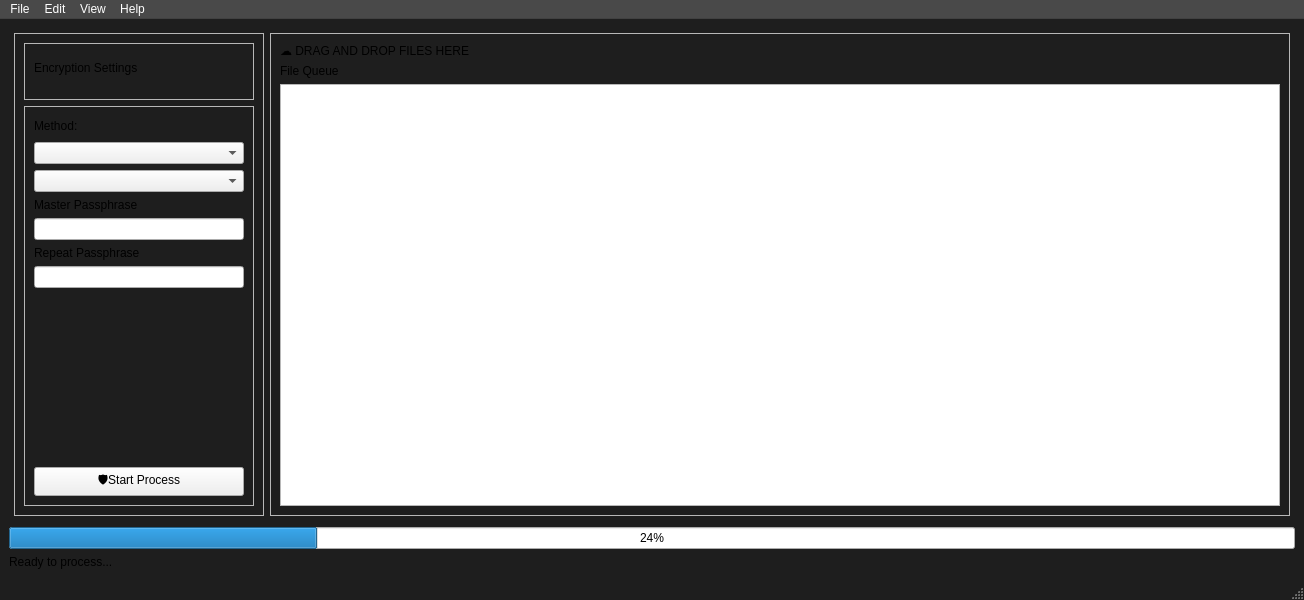
<?xml version="1.0" encoding="UTF-8"?>
<ui version="4.0">
 <class>MainWindow</class>
 <widget class="QMainWindow" name="MainWindow">
  <property name="geometry">
   <rect>
    <x>0</x>
    <y>0</y>
    <width>800</width>
    <height>600</height>
   </rect>
  </property>
  <property name="windowTitle">
   <string>MainWindow</string>
  </property>
  <property name="styleSheet">
   <string notr="true">/* The Main Background */
QMainWindow { background-color: #1e1e1e; }

/* The Sidebar */
#sidebarFrame {
    background-color: #252525;
    border-right: 1px solid #333;
}

/* The Glowing Start Button */
QPushButton#btnStart {
    background-color: #3498db;
    color: white;
    border-radius: 5px;
    font-weight: bold;
    padding: 10px;
}
QPushButton#btnStart:hover {
    background-color: #2980b9;
}

/* The File List */
QListWidget {
    background-color: #2d2d2d;
    border: 1px solid #3d3d3d;
    color: #e0e0e0;
}</string>
  </property>
  <widget class="QWidget" name="centralwidget">
   <property name="palette">
    <palette>
     <active>
      <colorrole role="WindowText">
       <brush brushstyle="SolidPattern">
        <color alpha="255">
         <red>255</red>
         <green>255</green>
         <blue>255</blue>
        </color>
       </brush>
      </colorrole>
      <colorrole role="Button">
       <brush brushstyle="SolidPattern">
        <color alpha="255">
         <red>30</red>
         <green>30</green>
         <blue>30</blue>
        </color>
       </brush>
      </colorrole>
      <colorrole role="Light">
       <brush brushstyle="SolidPattern">
        <color alpha="255">
         <red>45</red>
         <green>45</green>
         <blue>45</blue>
        </color>
       </brush>
      </colorrole>
      <colorrole role="Midlight">
       <brush brushstyle="SolidPattern">
        <color alpha="255">
         <red>37</red>
         <green>37</green>
         <blue>37</blue>
        </color>
       </brush>
      </colorrole>
      <colorrole role="Dark">
       <brush brushstyle="SolidPattern">
        <color alpha="255">
         <red>15</red>
         <green>15</green>
         <blue>15</blue>
        </color>
       </brush>
      </colorrole>
      <colorrole role="Mid">
       <brush brushstyle="SolidPattern">
        <color alpha="255">
         <red>20</red>
         <green>20</green>
         <blue>20</blue>
        </color>
       </brush>
      </colorrole>
      <colorrole role="Text">
       <brush brushstyle="SolidPattern">
        <color alpha="255">
         <red>255</red>
         <green>255</green>
         <blue>255</blue>
        </color>
       </brush>
      </colorrole>
      <colorrole role="BrightText">
       <brush brushstyle="SolidPattern">
        <color alpha="255">
         <red>255</red>
         <green>255</green>
         <blue>255</blue>
        </color>
       </brush>
      </colorrole>
      <colorrole role="ButtonText">
       <brush brushstyle="SolidPattern">
        <color alpha="255">
         <red>255</red>
         <green>255</green>
         <blue>255</blue>
        </color>
       </brush>
      </colorrole>
      <colorrole role="Base">
       <brush brushstyle="SolidPattern">
        <color alpha="255">
         <red>0</red>
         <green>0</green>
         <blue>0</blue>
        </color>
       </brush>
      </colorrole>
      <colorrole role="Window">
       <brush brushstyle="SolidPattern">
        <color alpha="255">
         <red>30</red>
         <green>30</green>
         <blue>30</blue>
        </color>
       </brush>
      </colorrole>
      <colorrole role="Shadow">
       <brush brushstyle="SolidPattern">
        <color alpha="255">
         <red>0</red>
         <green>0</green>
         <blue>0</blue>
        </color>
       </brush>
      </colorrole>
      <colorrole role="AlternateBase">
       <brush brushstyle="SolidPattern">
        <color alpha="255">
         <red>15</red>
         <green>15</green>
         <blue>15</blue>
        </color>
       </brush>
      </colorrole>
      <colorrole role="ToolTipBase">
       <brush brushstyle="SolidPattern">
        <color alpha="255">
         <red>255</red>
         <green>255</green>
         <blue>220</blue>
        </color>
       </brush>
      </colorrole>
      <colorrole role="ToolTipText">
       <brush brushstyle="SolidPattern">
        <color alpha="255">
         <red>0</red>
         <green>0</green>
         <blue>0</blue>
        </color>
       </brush>
      </colorrole>
      <colorrole role="PlaceholderText">
       <brush brushstyle="SolidPattern">
        <color alpha="127">
         <red>255</red>
         <green>255</green>
         <blue>255</blue>
        </color>
       </brush>
      </colorrole>
      <colorrole role="Accent">
       <brush brushstyle="SolidPattern">
        <color alpha="255">
         <red>0</red>
         <green>0</green>
         <blue>0</blue>
        </color>
       </brush>
      </colorrole>
     </active>
     <inactive>
      <colorrole role="WindowText">
       <brush brushstyle="SolidPattern">
        <color alpha="255">
         <red>255</red>
         <green>255</green>
         <blue>255</blue>
        </color>
       </brush>
      </colorrole>
      <colorrole role="Button">
       <brush brushstyle="SolidPattern">
        <color alpha="255">
         <red>30</red>
         <green>30</green>
         <blue>30</blue>
        </color>
       </brush>
      </colorrole>
      <colorrole role="Light">
       <brush brushstyle="SolidPattern">
        <color alpha="255">
         <red>45</red>
         <green>45</green>
         <blue>45</blue>
        </color>
       </brush>
      </colorrole>
      <colorrole role="Midlight">
       <brush brushstyle="SolidPattern">
        <color alpha="255">
         <red>37</red>
         <green>37</green>
         <blue>37</blue>
        </color>
       </brush>
      </colorrole>
      <colorrole role="Dark">
       <brush brushstyle="SolidPattern">
        <color alpha="255">
         <red>15</red>
         <green>15</green>
         <blue>15</blue>
        </color>
       </brush>
      </colorrole>
      <colorrole role="Mid">
       <brush brushstyle="SolidPattern">
        <color alpha="255">
         <red>20</red>
         <green>20</green>
         <blue>20</blue>
        </color>
       </brush>
      </colorrole>
      <colorrole role="Text">
       <brush brushstyle="SolidPattern">
        <color alpha="255">
         <red>255</red>
         <green>255</green>
         <blue>255</blue>
        </color>
       </brush>
      </colorrole>
      <colorrole role="BrightText">
       <brush brushstyle="SolidPattern">
        <color alpha="255">
         <red>255</red>
         <green>255</green>
         <blue>255</blue>
        </color>
       </brush>
      </colorrole>
      <colorrole role="ButtonText">
       <brush brushstyle="SolidPattern">
        <color alpha="255">
         <red>255</red>
         <green>255</green>
         <blue>255</blue>
        </color>
       </brush>
      </colorrole>
      <colorrole role="Base">
       <brush brushstyle="SolidPattern">
        <color alpha="255">
         <red>0</red>
         <green>0</green>
         <blue>0</blue>
        </color>
       </brush>
      </colorrole>
      <colorrole role="Window">
       <brush brushstyle="SolidPattern">
        <color alpha="255">
         <red>30</red>
         <green>30</green>
         <blue>30</blue>
        </color>
       </brush>
      </colorrole>
      <colorrole role="Shadow">
       <brush brushstyle="SolidPattern">
        <color alpha="255">
         <red>0</red>
         <green>0</green>
         <blue>0</blue>
        </color>
       </brush>
      </colorrole>
      <colorrole role="AlternateBase">
       <brush brushstyle="SolidPattern">
        <color alpha="255">
         <red>15</red>
         <green>15</green>
         <blue>15</blue>
        </color>
       </brush>
      </colorrole>
      <colorrole role="ToolTipBase">
       <brush brushstyle="SolidPattern">
        <color alpha="255">
         <red>255</red>
         <green>255</green>
         <blue>220</blue>
        </color>
       </brush>
      </colorrole>
      <colorrole role="ToolTipText">
       <brush brushstyle="SolidPattern">
        <color alpha="255">
         <red>0</red>
         <green>0</green>
         <blue>0</blue>
        </color>
       </brush>
      </colorrole>
      <colorrole role="PlaceholderText">
       <brush brushstyle="SolidPattern">
        <color alpha="127">
         <red>255</red>
         <green>255</green>
         <blue>255</blue>
        </color>
       </brush>
      </colorrole>
      <colorrole role="Accent">
       <brush brushstyle="SolidPattern">
        <color alpha="255">
         <red>0</red>
         <green>0</green>
         <blue>0</blue>
        </color>
       </brush>
      </colorrole>
     </inactive>
     <disabled>
      <colorrole role="WindowText">
       <brush brushstyle="SolidPattern">
        <color alpha="255">
         <red>15</red>
         <green>15</green>
         <blue>15</blue>
        </color>
       </brush>
      </colorrole>
      <colorrole role="Button">
       <brush brushstyle="SolidPattern">
        <color alpha="255">
         <red>30</red>
         <green>30</green>
         <blue>30</blue>
        </color>
       </brush>
      </colorrole>
      <colorrole role="Light">
       <brush brushstyle="SolidPattern">
        <color alpha="255">
         <red>45</red>
         <green>45</green>
         <blue>45</blue>
        </color>
       </brush>
      </colorrole>
      <colorrole role="Midlight">
       <brush brushstyle="SolidPattern">
        <color alpha="255">
         <red>37</red>
         <green>37</green>
         <blue>37</blue>
        </color>
       </brush>
      </colorrole>
      <colorrole role="Dark">
       <brush brushstyle="SolidPattern">
        <color alpha="255">
         <red>15</red>
         <green>15</green>
         <blue>15</blue>
        </color>
       </brush>
      </colorrole>
      <colorrole role="Mid">
       <brush brushstyle="SolidPattern">
        <color alpha="255">
         <red>20</red>
         <green>20</green>
         <blue>20</blue>
        </color>
       </brush>
      </colorrole>
      <colorrole role="Text">
       <brush brushstyle="SolidPattern">
        <color alpha="255">
         <red>15</red>
         <green>15</green>
         <blue>15</blue>
        </color>
       </brush>
      </colorrole>
      <colorrole role="BrightText">
       <brush brushstyle="SolidPattern">
        <color alpha="255">
         <red>255</red>
         <green>255</green>
         <blue>255</blue>
        </color>
       </brush>
      </colorrole>
      <colorrole role="ButtonText">
       <brush brushstyle="SolidPattern">
        <color alpha="255">
         <red>15</red>
         <green>15</green>
         <blue>15</blue>
        </color>
       </brush>
      </colorrole>
      <colorrole role="Base">
       <brush brushstyle="SolidPattern">
        <color alpha="255">
         <red>30</red>
         <green>30</green>
         <blue>30</blue>
        </color>
       </brush>
      </colorrole>
      <colorrole role="Window">
       <brush brushstyle="SolidPattern">
        <color alpha="255">
         <red>30</red>
         <green>30</green>
         <blue>30</blue>
        </color>
       </brush>
      </colorrole>
      <colorrole role="Shadow">
       <brush brushstyle="SolidPattern">
        <color alpha="255">
         <red>0</red>
         <green>0</green>
         <blue>0</blue>
        </color>
       </brush>
      </colorrole>
      <colorrole role="AlternateBase">
       <brush brushstyle="SolidPattern">
        <color alpha="255">
         <red>30</red>
         <green>30</green>
         <blue>30</blue>
        </color>
       </brush>
      </colorrole>
      <colorrole role="ToolTipBase">
       <brush brushstyle="SolidPattern">
        <color alpha="255">
         <red>255</red>
         <green>255</green>
         <blue>220</blue>
        </color>
       </brush>
      </colorrole>
      <colorrole role="ToolTipText">
       <brush brushstyle="SolidPattern">
        <color alpha="255">
         <red>0</red>
         <green>0</green>
         <blue>0</blue>
        </color>
       </brush>
      </colorrole>
      <colorrole role="PlaceholderText">
       <brush brushstyle="SolidPattern">
        <color alpha="127">
         <red>15</red>
         <green>15</green>
         <blue>15</blue>
        </color>
       </brush>
      </colorrole>
      <colorrole role="Accent">
       <brush brushstyle="SolidPattern">
        <color alpha="255">
         <red>21</red>
         <green>21</green>
         <blue>21</blue>
        </color>
       </brush>
      </colorrole>
     </disabled>
    </palette>
   </property>
   <layout class="QHBoxLayout" name="horizontalLayout_2">
    <item>
     <layout class="QVBoxLayout" name="verticalLayout">
      <item>
       <layout class="QHBoxLayout" name="horizontalLayout">
        <property name="leftMargin">
         <number>5</number>
        </property>
        <property name="topMargin">
         <number>5</number>
        </property>
        <property name="rightMargin">
         <number>5</number>
        </property>
        <property name="bottomMargin">
         <number>5</number>
        </property>
        <item>
         <widget class="QFrame" name="EncryptionFrame">
          <property name="sizePolicy">
           <sizepolicy hsizetype="Fixed" vsizetype="Preferred">
            <horstretch>0</horstretch>
            <verstretch>0</verstretch>
           </sizepolicy>
          </property>
          <property name="minimumSize">
           <size>
            <width>250</width>
            <height>0</height>
           </size>
          </property>
          <property name="maximumSize">
           <size>
            <width>300</width>
            <height>16777215</height>
           </size>
          </property>
          <property name="frameShape">
           <enum>QFrame::Shape::StyledPanel</enum>
          </property>
          <property name="frameShadow">
           <enum>QFrame::Shadow::Raised</enum>
          </property>
          <layout class="QVBoxLayout" name="verticalLayout_3">
           <item>
            <widget class="QFrame" name="encSettingFrame">
             <property name="sizePolicy">
              <sizepolicy hsizetype="Fixed" vsizetype="Preferred">
               <horstretch>0</horstretch>
               <verstretch>0</verstretch>
              </sizepolicy>
             </property>
             <property name="minimumSize">
              <size>
               <width>230</width>
               <height>0</height>
              </size>
             </property>
             <property name="maximumSize">
              <size>
               <width>280</width>
               <height>16777215</height>
              </size>
             </property>
             <property name="autoFillBackground">
              <bool>false</bool>
             </property>
             <property name="styleSheet">
              <string notr="true">EncSettFrame { background-colour: #414141}</string>
             </property>
             <property name="frameShape">
              <enum>QFrame::Shape::StyledPanel</enum>
             </property>
             <property name="frameShadow">
              <enum>QFrame::Shadow::Raised</enum>
             </property>
             <widget class="QLabel" name="encLabel">
              <property name="geometry">
               <rect>
                <x>10</x>
                <y>10</y>
                <width>250</width>
                <height>30</height>
               </rect>
              </property>
              <property name="minimumSize">
               <size>
                <width>240</width>
                <height>30</height>
               </size>
              </property>
              <property name="maximumSize">
               <size>
                <width>250</width>
                <height>900</height>
               </size>
              </property>
              <property name="palette">
               <palette>
                <active/>
                <inactive/>
                <disabled/>
               </palette>
              </property>
              <property name="text">
               <string>Encryption Settings</string>
              </property>
             </widget>
            </widget>
           </item>
           <item>
            <widget class="QFrame" name="methodFrame">
             <property name="sizePolicy">
              <sizepolicy hsizetype="Fixed" vsizetype="Preferred">
               <horstretch>0</horstretch>
               <verstretch>0</verstretch>
              </sizepolicy>
             </property>
             <property name="minimumSize">
              <size>
               <width>230</width>
               <height>0</height>
              </size>
             </property>
             <property name="maximumSize">
              <size>
               <width>280</width>
               <height>400</height>
              </size>
             </property>
             <property name="frameShape">
              <enum>QFrame::Shape::StyledPanel</enum>
             </property>
             <property name="frameShadow">
              <enum>QFrame::Shadow::Raised</enum>
             </property>
             <layout class="QVBoxLayout" name="verticalLayout_6">
              <item>
               <layout class="QVBoxLayout" name="verticalLayout_2">
                <item>
                 <widget class="QLabel" name="methodLabel">
                  <property name="minimumSize">
                   <size>
                    <width>200</width>
                    <height>20</height>
                   </size>
                  </property>
                  <property name="maximumSize">
                   <size>
                    <width>250</width>
                    <height>16777215</height>
                   </size>
                  </property>
                  <property name="text">
                   <string>Method:</string>
                  </property>
                 </widget>
                </item>
                <item>
                 <widget class="QComboBox" name="encComboBox">
                  <property name="minimumSize">
                   <size>
                    <width>200</width>
                    <height>0</height>
                   </size>
                  </property>
                  <property name="maximumSize">
                   <size>
                    <width>265</width>
                    <height>16777215</height>
                   </size>
                  </property>
                 </widget>
                </item>
                <item>
                 <widget class="QComboBox" name="hashComboBox">
                  <property name="minimumSize">
                   <size>
                    <width>200</width>
                    <height>0</height>
                   </size>
                  </property>
                  <property name="maximumSize">
                   <size>
                    <width>265</width>
                    <height>16777215</height>
                   </size>
                  </property>
                 </widget>
                </item>
                <item>
                 <widget class="QLabel" name="passwordLabel">
                  <property name="minimumSize">
                   <size>
                    <width>200</width>
                    <height>0</height>
                   </size>
                  </property>
                  <property name="maximumSize">
                   <size>
                    <width>250</width>
                    <height>16777215</height>
                   </size>
                  </property>
                  <property name="text">
                   <string>Master Passphrase</string>
                  </property>
                 </widget>
                </item>
                <item>
                 <widget class="QLineEdit" name="passwordLineEdit">
                  <property name="minimumSize">
                   <size>
                    <width>200</width>
                    <height>0</height>
                   </size>
                  </property>
                  <property name="maximumSize">
                   <size>
                    <width>265</width>
                    <height>16777215</height>
                   </size>
                  </property>
                 </widget>
                </item>
                <item>
                 <widget class="QLabel" name="passwordLabelRepeat">
                  <property name="minimumSize">
                   <size>
                    <width>200</width>
                    <height>0</height>
                   </size>
                  </property>
                  <property name="maximumSize">
                   <size>
                    <width>250</width>
                    <height>16777215</height>
                   </size>
                  </property>
                  <property name="text">
                   <string>Repeat Passphrase</string>
                  </property>
                 </widget>
                </item>
                <item>
                 <widget class="QLineEdit" name="passwordRepeatLineEdit">
                  <property name="minimumSize">
                   <size>
                    <width>200</width>
                    <height>0</height>
                   </size>
                  </property>
                  <property name="maximumSize">
                   <size>
                    <width>265</width>
                    <height>16777215</height>
                   </size>
                  </property>
                 </widget>
                </item>
                <item>
                 <spacer name="verticalSpacer">
                  <property name="orientation">
                   <enum>Qt::Orientation::Vertical</enum>
                  </property>
                  <property name="sizeHint" stdset="0">
                   <size>
                    <width>0</width>
                    <height>50</height>
                   </size>
                  </property>
                 </spacer>
                </item>
                <item>
                 <widget class="QPushButton" name="startButton">
                  <property name="minimumSize">
                   <size>
                    <width>200</width>
                    <height>0</height>
                   </size>
                  </property>
                  <property name="maximumSize">
                   <size>
                    <width>250</width>
                    <height>16777215</height>
                   </size>
                  </property>
                  <property name="text">
                   <string>🛡Start Process</string>
                  </property>
                 </widget>
                </item>
               </layout>
              </item>
             </layout>
            </widget>
           </item>
          </layout>
         </widget>
        </item>
        <item>
         <widget class="QFrame" name="FileFrame">
          <property name="frameShape">
           <enum>QFrame::Shape::StyledPanel</enum>
          </property>
          <property name="frameShadow">
           <enum>QFrame::Shadow::Raised</enum>
          </property>
          <layout class="QVBoxLayout" name="verticalLayout_5">
           <item>
            <layout class="QVBoxLayout" name="verticalLayout_4">
             <item>
              <widget class="QLabel" name="fileUploadLabel">
               <property name="minimumSize">
                <size>
                 <width>1000</width>
                 <height>0</height>
                </size>
               </property>
               <property name="text">
                <string>☁ DRAG AND DROP FILES HERE</string>
               </property>
              </widget>
             </item>
             <item>
              <widget class="QLabel" name="fileQueueLabel">
               <property name="text">
                <string>File Queue</string>
               </property>
              </widget>
             </item>
             <item>
              <widget class="QListView" name="fileListView">
               <property name="movement">
                <enum>QListView::Movement::Static</enum>
               </property>
               <property name="spacing">
                <number>10</number>
               </property>
               <property name="viewMode">
                <enum>QListView::ViewMode::IconMode</enum>
               </property>
              </widget>
             </item>
            </layout>
           </item>
          </layout>
         </widget>
        </item>
       </layout>
      </item>
      <item>
       <widget class="QProgressBar" name="progressBar">
        <property name="value">
         <number>24</number>
        </property>
       </widget>
      </item>
      <item>
       <widget class="QLabel" name="statusLabel">
        <property name="layoutDirection">
         <enum>Qt::LayoutDirection::LeftToRight</enum>
        </property>
        <property name="text">
         <string>Ready to process...</string>
        </property>
       </widget>
      </item>
     </layout>
    </item>
   </layout>
  </widget>
  <widget class="QMenuBar" name="menubar">
   <property name="geometry">
    <rect>
     <x>0</x>
     <y>0</y>
     <width>800</width>
     <height>20</height>
    </rect>
   </property>
   <property name="palette">
    <palette>
     <active>
      <colorrole role="WindowText">
       <brush brushstyle="SolidPattern">
        <color alpha="255">
         <red>255</red>
         <green>255</green>
         <blue>255</blue>
        </color>
       </brush>
      </colorrole>
      <colorrole role="Button">
       <brush brushstyle="SolidPattern">
        <color alpha="255">
         <red>73</red>
         <green>73</green>
         <blue>73</blue>
        </color>
       </brush>
      </colorrole>
      <colorrole role="Light">
       <brush brushstyle="SolidPattern">
        <color alpha="255">
         <red>109</red>
         <green>109</green>
         <blue>109</blue>
        </color>
       </brush>
      </colorrole>
      <colorrole role="Midlight">
       <brush brushstyle="SolidPattern">
        <color alpha="255">
         <red>91</red>
         <green>91</green>
         <blue>91</blue>
        </color>
       </brush>
      </colorrole>
      <colorrole role="Dark">
       <brush brushstyle="SolidPattern">
        <color alpha="255">
         <red>36</red>
         <green>36</green>
         <blue>36</blue>
        </color>
       </brush>
      </colorrole>
      <colorrole role="Mid">
       <brush brushstyle="SolidPattern">
        <color alpha="255">
         <red>49</red>
         <green>49</green>
         <blue>49</blue>
        </color>
       </brush>
      </colorrole>
      <colorrole role="Text">
       <brush brushstyle="SolidPattern">
        <color alpha="255">
         <red>255</red>
         <green>255</green>
         <blue>255</blue>
        </color>
       </brush>
      </colorrole>
      <colorrole role="BrightText">
       <brush brushstyle="SolidPattern">
        <color alpha="255">
         <red>255</red>
         <green>255</green>
         <blue>255</blue>
        </color>
       </brush>
      </colorrole>
      <colorrole role="ButtonText">
       <brush brushstyle="SolidPattern">
        <color alpha="255">
         <red>255</red>
         <green>255</green>
         <blue>255</blue>
        </color>
       </brush>
      </colorrole>
      <colorrole role="Base">
       <brush brushstyle="SolidPattern">
        <color alpha="255">
         <red>0</red>
         <green>0</green>
         <blue>0</blue>
        </color>
       </brush>
      </colorrole>
      <colorrole role="Window">
       <brush brushstyle="SolidPattern">
        <color alpha="255">
         <red>73</red>
         <green>73</green>
         <blue>73</blue>
        </color>
       </brush>
      </colorrole>
      <colorrole role="Shadow">
       <brush brushstyle="SolidPattern">
        <color alpha="255">
         <red>0</red>
         <green>0</green>
         <blue>0</blue>
        </color>
       </brush>
      </colorrole>
      <colorrole role="AlternateBase">
       <brush brushstyle="SolidPattern">
        <color alpha="255">
         <red>36</red>
         <green>36</green>
         <blue>36</blue>
        </color>
       </brush>
      </colorrole>
      <colorrole role="ToolTipBase">
       <brush brushstyle="SolidPattern">
        <color alpha="255">
         <red>255</red>
         <green>255</green>
         <blue>220</blue>
        </color>
       </brush>
      </colorrole>
      <colorrole role="ToolTipText">
       <brush brushstyle="SolidPattern">
        <color alpha="255">
         <red>0</red>
         <green>0</green>
         <blue>0</blue>
        </color>
       </brush>
      </colorrole>
      <colorrole role="PlaceholderText">
       <brush brushstyle="SolidPattern">
        <color alpha="127">
         <red>255</red>
         <green>255</green>
         <blue>255</blue>
        </color>
       </brush>
      </colorrole>
      <colorrole role="Accent">
       <brush brushstyle="SolidPattern">
        <color alpha="255">
         <red>0</red>
         <green>0</green>
         <blue>0</blue>
        </color>
       </brush>
      </colorrole>
     </active>
     <inactive>
      <colorrole role="WindowText">
       <brush brushstyle="SolidPattern">
        <color alpha="255">
         <red>255</red>
         <green>255</green>
         <blue>255</blue>
        </color>
       </brush>
      </colorrole>
      <colorrole role="Button">
       <brush brushstyle="SolidPattern">
        <color alpha="255">
         <red>73</red>
         <green>73</green>
         <blue>73</blue>
        </color>
       </brush>
      </colorrole>
      <colorrole role="Light">
       <brush brushstyle="SolidPattern">
        <color alpha="255">
         <red>109</red>
         <green>109</green>
         <blue>109</blue>
        </color>
       </brush>
      </colorrole>
      <colorrole role="Midlight">
       <brush brushstyle="SolidPattern">
        <color alpha="255">
         <red>91</red>
         <green>91</green>
         <blue>91</blue>
        </color>
       </brush>
      </colorrole>
      <colorrole role="Dark">
       <brush brushstyle="SolidPattern">
        <color alpha="255">
         <red>36</red>
         <green>36</green>
         <blue>36</blue>
        </color>
       </brush>
      </colorrole>
      <colorrole role="Mid">
       <brush brushstyle="SolidPattern">
        <color alpha="255">
         <red>49</red>
         <green>49</green>
         <blue>49</blue>
        </color>
       </brush>
      </colorrole>
      <colorrole role="Text">
       <brush brushstyle="SolidPattern">
        <color alpha="255">
         <red>255</red>
         <green>255</green>
         <blue>255</blue>
        </color>
       </brush>
      </colorrole>
      <colorrole role="BrightText">
       <brush brushstyle="SolidPattern">
        <color alpha="255">
         <red>255</red>
         <green>255</green>
         <blue>255</blue>
        </color>
       </brush>
      </colorrole>
      <colorrole role="ButtonText">
       <brush brushstyle="SolidPattern">
        <color alpha="255">
         <red>255</red>
         <green>255</green>
         <blue>255</blue>
        </color>
       </brush>
      </colorrole>
      <colorrole role="Base">
       <brush brushstyle="SolidPattern">
        <color alpha="255">
         <red>0</red>
         <green>0</green>
         <blue>0</blue>
        </color>
       </brush>
      </colorrole>
      <colorrole role="Window">
       <brush brushstyle="SolidPattern">
        <color alpha="255">
         <red>73</red>
         <green>73</green>
         <blue>73</blue>
        </color>
       </brush>
      </colorrole>
      <colorrole role="Shadow">
       <brush brushstyle="SolidPattern">
        <color alpha="255">
         <red>0</red>
         <green>0</green>
         <blue>0</blue>
        </color>
       </brush>
      </colorrole>
      <colorrole role="AlternateBase">
       <brush brushstyle="SolidPattern">
        <color alpha="255">
         <red>36</red>
         <green>36</green>
         <blue>36</blue>
        </color>
       </brush>
      </colorrole>
      <colorrole role="ToolTipBase">
       <brush brushstyle="SolidPattern">
        <color alpha="255">
         <red>255</red>
         <green>255</green>
         <blue>220</blue>
        </color>
       </brush>
      </colorrole>
      <colorrole role="ToolTipText">
       <brush brushstyle="SolidPattern">
        <color alpha="255">
         <red>0</red>
         <green>0</green>
         <blue>0</blue>
        </color>
       </brush>
      </colorrole>
      <colorrole role="PlaceholderText">
       <brush brushstyle="SolidPattern">
        <color alpha="127">
         <red>255</red>
         <green>255</green>
         <blue>255</blue>
        </color>
       </brush>
      </colorrole>
      <colorrole role="Accent">
       <brush brushstyle="SolidPattern">
        <color alpha="255">
         <red>0</red>
         <green>0</green>
         <blue>0</blue>
        </color>
       </brush>
      </colorrole>
     </inactive>
     <disabled>
      <colorrole role="WindowText">
       <brush brushstyle="SolidPattern">
        <color alpha="255">
         <red>36</red>
         <green>36</green>
         <blue>36</blue>
        </color>
       </brush>
      </colorrole>
      <colorrole role="Button">
       <brush brushstyle="SolidPattern">
        <color alpha="255">
         <red>73</red>
         <green>73</green>
         <blue>73</blue>
        </color>
       </brush>
      </colorrole>
      <colorrole role="Light">
       <brush brushstyle="SolidPattern">
        <color alpha="255">
         <red>109</red>
         <green>109</green>
         <blue>109</blue>
        </color>
       </brush>
      </colorrole>
      <colorrole role="Midlight">
       <brush brushstyle="SolidPattern">
        <color alpha="255">
         <red>91</red>
         <green>91</green>
         <blue>91</blue>
        </color>
       </brush>
      </colorrole>
      <colorrole role="Dark">
       <brush brushstyle="SolidPattern">
        <color alpha="255">
         <red>36</red>
         <green>36</green>
         <blue>36</blue>
        </color>
       </brush>
      </colorrole>
      <colorrole role="Mid">
       <brush brushstyle="SolidPattern">
        <color alpha="255">
         <red>49</red>
         <green>49</green>
         <blue>49</blue>
        </color>
       </brush>
      </colorrole>
      <colorrole role="Text">
       <brush brushstyle="SolidPattern">
        <color alpha="255">
         <red>36</red>
         <green>36</green>
         <blue>36</blue>
        </color>
       </brush>
      </colorrole>
      <colorrole role="BrightText">
       <brush brushstyle="SolidPattern">
        <color alpha="255">
         <red>255</red>
         <green>255</green>
         <blue>255</blue>
        </color>
       </brush>
      </colorrole>
      <colorrole role="ButtonText">
       <brush brushstyle="SolidPattern">
        <color alpha="255">
         <red>36</red>
         <green>36</green>
         <blue>36</blue>
        </color>
       </brush>
      </colorrole>
      <colorrole role="Base">
       <brush brushstyle="SolidPattern">
        <color alpha="255">
         <red>73</red>
         <green>73</green>
         <blue>73</blue>
        </color>
       </brush>
      </colorrole>
      <colorrole role="Window">
       <brush brushstyle="SolidPattern">
        <color alpha="255">
         <red>73</red>
         <green>73</green>
         <blue>73</blue>
        </color>
       </brush>
      </colorrole>
      <colorrole role="Shadow">
       <brush brushstyle="SolidPattern">
        <color alpha="255">
         <red>0</red>
         <green>0</green>
         <blue>0</blue>
        </color>
       </brush>
      </colorrole>
      <colorrole role="AlternateBase">
       <brush brushstyle="SolidPattern">
        <color alpha="255">
         <red>73</red>
         <green>73</green>
         <blue>73</blue>
        </color>
       </brush>
      </colorrole>
      <colorrole role="ToolTipBase">
       <brush brushstyle="SolidPattern">
        <color alpha="255">
         <red>255</red>
         <green>255</green>
         <blue>220</blue>
        </color>
       </brush>
      </colorrole>
      <colorrole role="ToolTipText">
       <brush brushstyle="SolidPattern">
        <color alpha="255">
         <red>0</red>
         <green>0</green>
         <blue>0</blue>
        </color>
       </brush>
      </colorrole>
      <colorrole role="PlaceholderText">
       <brush brushstyle="SolidPattern">
        <color alpha="127">
         <red>36</red>
         <green>36</green>
         <blue>36</blue>
        </color>
       </brush>
      </colorrole>
      <colorrole role="Accent">
       <brush brushstyle="SolidPattern">
        <color alpha="255">
         <red>51</red>
         <green>51</green>
         <blue>51</blue>
        </color>
       </brush>
      </colorrole>
     </disabled>
    </palette>
   </property>
   <widget class="QMenu" name="menuFile">
    <property name="title">
     <string>File</string>
    </property>
   </widget>
   <widget class="QMenu" name="menuEdit">
    <property name="title">
     <string>Edit</string>
    </property>
   </widget>
   <widget class="QMenu" name="menuView">
    <property name="title">
     <string>View</string>
    </property>
   </widget>
   <widget class="QMenu" name="menuHelp">
    <property name="title">
     <string>Help</string>
    </property>
   </widget>
   <addaction name="menuFile"/>
   <addaction name="menuEdit"/>
   <addaction name="menuView"/>
   <addaction name="menuHelp"/>
  </widget>
  <widget class="QStatusBar" name="statusbar"/>
 </widget>
 <resources/>
 <connections/>
</ui>
